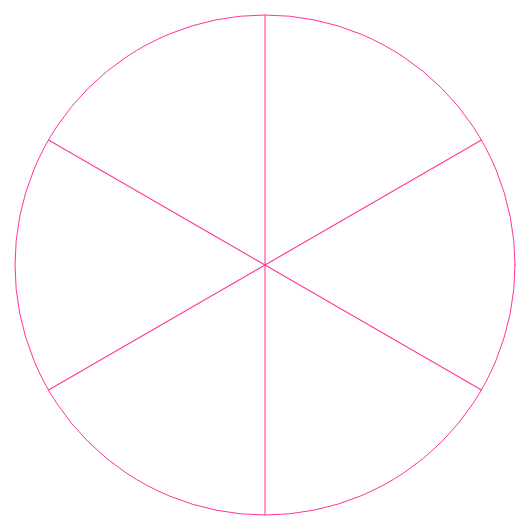
Frame 1 (no input)
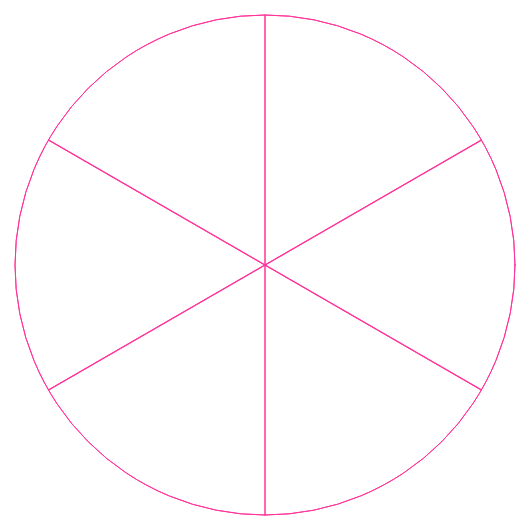
Frame 2 (the mouse pressed at the canvas centre, redrawn once)

The p5.js sketch that drew these frames (run headless with seeded random() and noise() and a simulated clock; the mouse was pressed at the canvas centre and the sketch redrawn once):

// p5.js sketch
// ── sketch.js


const CRYSTAL_SIZE = 500
const SIDES = 6
let PALETTE = []

function setup() {
  createCanvas(530, 530)

  PALETTE = [
    color(255, 52, 154), // pink
    color(4, 0, 152) // blue
  ]

  noLoop()
  angleMode(DEGREES)
  rectMode(CENTER)
}

function draw() {
  testLines()
}

function testLines () {
  let numShapes = randomSelectTwo() ? SIDES : SIDES * 2
  const strokeColor = getRandomFromPalette()
  console.log(strokeColor)



  noFill()
  stroke(PALETTE[0])
  push()
    translate(width/2, height/2)
    ellipse(0, 0, CRYSTAL_SIZE, CRYSTAL_SIZE)
    
    stroke(strokeColor)
    const angle = 360 / numShapes
    for (let i = 0; i < numShapes; i++) {
      line(0, 0, 0, CRYSTAL_SIZE / 2)  
      rotate(angle)
    }
  pop()
}

function randomSelectTwo () {
  const rando = random(1)
  if (rando > 0.5) {
    return true
  } else {
    return false
  }
}

function getRandomFromPalette () {
  const rando2 = floor(random(0, PALETTE.length))
  return PALETTE[rando2]
}
